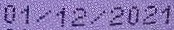
#> input picture images/img_00010.jpg, 174 x 30 px; its folder holds only this picture in this run
$ jupyter execute character-segmentation-2.ipynb
#> lines starting #> are read from the running program, lines starting #| are printed output that depends on the picture; after the words box and inside, x2 and y2 are one past the last pixel; in counts of white or black regions, pixels touching at a corner belong together
[cell 1]
import cv2
import os
import random
import numpy as np
import pytesseract
from matplotlib import pyplot as plt

[cell 2]
DATASET_PATH = r'./images/'
TARGET_WIDTH = 320
TARGET_HEIGHT = 80
PADDING = 5

PYTESSERACT_CONFIG = '--psm 10 -c tessedit_char_whitelist=0123456789'
pytesseract.pytesseract.tesseract_cmd = r'C:\Program Files\Tesseract-OCR\tesseract.exe'

[cell 3]
def preprocess_image(image):
    original_image = cv2.resize(image, (TARGET_WIDTH, TARGET_HEIGHT))
    image = cv2.cvtColor(original_image, cv2.COLOR_BGR2GRAY)

    _, th3 = cv2.threshold(image, 0, 255, cv2.THRESH_BINARY + cv2.THRESH_OTSU)
    image = cv2.bitwise_not(th3)


    image = cv2.dilate(image, np.ones((1, 1), np.uint8), iterations=1)

    return image, original_image

[cell 4]
def validate_character(character):
    character = character.strip()
    return character == '' or character == ' ' or character == None or len(character) > 1

[cell 5]
def show_images(image_data):
    num_images = len(image_data)
    num_cols = 3
    num_rows = int(np.ceil(num_images / num_cols)) * 2

    plt.figure(figsize=(15, 5 * (num_rows // 2)))

    for i, (image, result_image) in enumerate(image_data):
        row_position = i // num_cols
        col_position = i % num_cols

        plt.subplot(num_rows, num_cols, row_position * num_cols * 2 + col_position + 1)
        plt.imshow(image, cmap='gray')
        plt.axis('off')  # Hide the axes

        plt.subplot(num_rows, num_cols, (row_position * num_cols * 2 + col_position + 1) + num_cols)
        plt.imshow(result_image, cmap='gray')
        plt.axis('off')

    plt.tight_layout()
    plt.show()

[cell 6]
def segment_image(image, original_image=None, image_name='', type='write'):
    contours, hierarchy = cv2.findContours(image, cv2.RETR_TREE, cv2.CHAIN_APPROX_NONE)

    for idx, contour in enumerate(contours):
        (x, y, w, h) = cv2.boundingRect(contour)

        if hierarchy[0][idx][3] == -1:

            if w < 30 and h < 30:
                continue

            start_x = np.max([0, x - PADDING])
            start_y = np.max([0, y - PADDING])

            end_x = np.min([TARGET_WIDTH, x + w + PADDING])
            end_y = np.min([TARGET_HEIGHT, y + h + PADDING])

            if type == 'write':
                character = pytesseract.image_to_string(
                    image[start_y:end_y, start_x:end_x],
                    config=PYTESSERACT_CONFIG
                ).strip()

                if validate_character(character):
                    continue

                name = f'{character.strip()}-{image_name.split(".")[0]}-{idx}.png'

                cv2.imwrite(f'./characters/{name}', original_image[start_y:end_y, start_x:end_x])
            elif type == 'label':
                cv2.rectangle(original_image, (start_x, start_y), (end_x, end_y), (0, 255, 0), 2)
    return original_image

[cell 7]
images = os.listdir(DATASET_PATH)

random.shuffle(images)

image_data = []
for image_name in images[:10]:
    image_path = os.path.join(DATASET_PATH, image_name)

    original_image = cv2.imread(image_path)
#> original_image is the input picture: shape (30, 174, 3); mean B, G, R 181.5, 120.1, 139.9

    image, original_image = preprocess_image(original_image)
#> in preprocess_image, `original_image = cv2.resize(image, (TARGET_WIDTH, TARGET_HEIGHT))`:
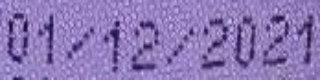
#> original_image: shape (80, 320, 3); mean B, G, R 181.4, 120, 139.8
#> in preprocess_image, `image = cv2.cvtColor(original_image, cv2.COLOR_BGR2GRAY)`:
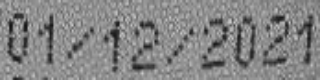
#> image: shape (80, 320); min 20, max 201, mean 132.9
#> in preprocess_image, `_, th3 = cv2.threshold(image, 0, 255, cv2.THRESH_BINARY + cv2.THRESH_O..`:
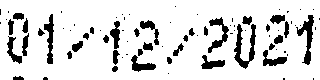
#> th3: shape (80, 320); 85.8% white; 83 black regions (46 under 20 px), largest, box (x1, y1, x2, y2) and area: (234, 24, 256, 69) 401, (296, 15, 314, 65) 335, (208, 17, 229, 53) 261
#> in preprocess_image, `image = cv2.bitwise_not(th3)`: image: shape (80, 320); 14.2% white; 83 white regions (46 under 20 px)

    labeled_image = segment_image(image, original_image, image_name, type='label')
#> in segment_image, `contours, hierarchy = cv2.findContours(image, cv2.RETR_TREE, cv2.CHAIN..`: contours = 83 contours, 51 with area under 20; largest, box (x1, y1, x2, y2) and area: (234, 24, 256, 69) 312, (296, 15, 314, 65) 267, (208, 17, 229, 53) 204, (44, 14, 54, 64) 196, (131, 55, 156, 72) 158
#> the loop in segment_image, `for idx, contour in enumerate(contours):` made 83 passes
#> (x, y, w, h, start_x, start_y, end_x, end_y) on passes 52, 65, 69, 74: (234, 24, 22, 45, 229, 19, 261, 74), (208, 17, 21, 36, 203, 12, 234, 58), (296, 15, 18, 50, 291, 10, 319, 70), (44, 14, 10, 50, 39, 9, 59, 69)
#> (x, y, w, h) on passes 3 to 8: (43, 77, 5, 3), (13, 76, 11, 4), (168, 73, 1, 1), (112, 66, 6, 6), (167, 57, 5, 7), (122, 57, 1, 1)
#> after the loop in segment_image, `for idx, contour in enumerate(contours):`:
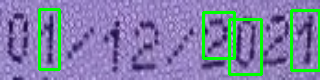
#> original_image: shape (80, 320, 3); 7.41% of pixels changed, all inside (x1, y1, x2, y2) = (38, 8, 320, 76)


    image_data.append((image, labeled_image))

show_images(image_data)
#> in show_images, `num_images = len(image_data)`: num_images = 1
#> in show_images, `num_rows = int(np.ceil(num_images / num_cols)) * 2`: num_rows = 2
#> the loop in show_images, `for i, (image, result_image) in enumerate(image_data):` made 1 pass
#> (row_position, col_position) on pass 1: (0, 0)

[cell 8]
images = os.listdir(DATASET_PATH)

image_count = len(images)


for data_count, image_name in enumerate(images):
    image_path = os.path.join(DATASET_PATH, image_name)

    original_image = cv2.imread(image_path)

    image, original_image = preprocess_image(original_image)

    segment_image(image, original_image, image_name, type='write')
#> the loop in segment_image, `for idx, contour in enumerate(contours):` made 52 passes
#> (x, y, w, h) on passes 3, 4, 5, 6, 7, 8, 9, 10, 14, 15, 16, 17: (43, 77, 5, 3), (13, 76, 11, 4), (168, 73, 1, 1), (112, 66, 6, 6), (167, 57, 5, 7), (122, 57, 1, 1), (201, 55, 24, 14), (131, 55, 25, 17), (67, 51, 5, 8), (263, 50, 24, 16), (113, 50, 7, 15), (276, 49, 1, 1)
#> (the call stopped at in segment_image, `character = pytesseract.image_to_string( image[start_y:end_y, start_x:..`: pytesseract is not available in this run)

$ run again, on images/img_00030.jpg
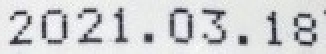
#> input picture images/img_00030.jpg, 163 x 27 px (shown 2 times larger)
#> original_image is the input picture: shape (27, 163, 3); mean B, G, R 210.9, 209.2, 207.9
#> th3: shape (80, 320); 83.8% white; 15 black regions (1 under 20 px), largest, box (x1, y1, x2, y2) and area: (288, 19, 311, 69) 611, (166, 11, 189, 65) 591, (198, 13, 222, 66) 477
#> contours = 18 contours, 1 with area under 20; largest, box (x1, y1, x2, y2) and area: (166, 11, 189, 65) 969, (288, 19, 311, 69) 848, (170, 19, 186, 58) 488, (198, 13, 222, 66) 397, (262, 17, 277, 68) 291
#> the loop in segment_image, `for idx, contour in enumerate(contours):` made 18 passes
#> (x, y, w, h, start_x, start_y, end_x, end_y) on passes 4, 5, 6, 7, 10, 13, 14, 16: (9, 23, 23, 43, 4, 18, 37, 71), (47, 21, 19, 45, 42, 16, 71, 71), (77, 20, 24, 44, 72, 15, 106, 69), (288, 19, 23, 50, 283, 14, 316, 74), (262, 17, 15, 51, 257, 12, 282, 73), (41, 14, 20, 43, 36, 9, 66, 62), (198, 13, 24, 53, 193, 8, 227, 71), (166, 11, 23, 54, 161, 6, 194, 70)
#> after the loop in segment_image, `for idx, contour in enumerate(contours):`:
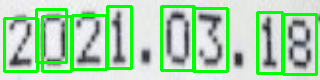
#> original_image: shape (80, 320, 3); mean B, G, R 174.5, 214.4, 171.9
#> num_images = 1
#> num_rows = 2
#> the loop in show_images, `for i, (image, result_image) in enumerate(image_data):` made 1 pass
#> (row_position, col_position) on pass 1: (0, 0)
#> in show_images, `plt.show()`:
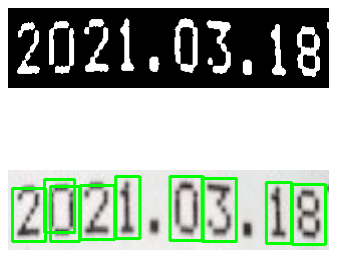
#> figure drawn by matplotlib, 2 panels; B, G, R data is drawn as R, G, B
#> the loop in segment_image, `for idx, contour in enumerate(contours):` made 4 passes

$ run again, on images/img_00043.jpg
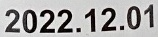
#> input picture images/img_00043.jpg, 158 x 37 px
#> original_image is the input picture: shape (37, 158, 3); mean B, G, R 169.3, 170, 171.5
#> th3: shape (80, 320); 76.7% white; 10 black regions, largest, box (x1, y1, x2, y2) and area: (46, 21, 75, 72) 876, (81, 21, 111, 71) 820, (117, 20, 147, 71) 819
#> contours = 12 contours; largest, box (x1, y1, x2, y2) and area: (46, 21, 75, 72) 1160, (257, 13, 285, 64) 1092, (81, 21, 111, 71) 728, (117, 20, 147, 71) 726, (206, 17, 235, 67) 699
#> the loop in segment_image, `for idx, contour in enumerate(contours):` made 12 passes
#> (x, y, w, h, start_x, start_y, end_x, end_y) on passes 3, 4, 6, 7, 8, 9, 10, 12: (81, 21, 30, 50, 76, 16, 116, 76), (46, 21, 29, 51, 41, 16, 80, 77), (11, 21, 29, 49, 6, 16, 45, 75), (117, 20, 30, 51, 112, 15, 152, 76), (172, 19, 21, 50, 167, 14, 198, 74), (206, 17, 29, 50, 201, 12, 240, 72), (257, 13, 28, 51, 252, 8, 290, 69), (292, 10, 19, 49, 287, 5, 316, 64)
#> after the loop in segment_image, `for idx, contour in enumerate(contours):`:
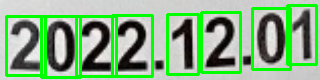
#> original_image: shape (80, 320, 3); mean B, G, R 132.2, 177.7, 134.1
#> num_images = 1
#> num_rows = 2
#> the loop in show_images, `for i, (image, result_image) in enumerate(image_data):` made 1 pass
#> (row_position, col_position) on pass 1: (0, 0)
#> in show_images, `plt.show()`:
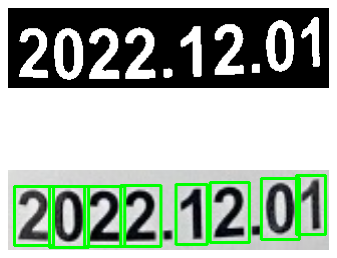
#> figure drawn by matplotlib, 2 panels; B, G, R data is drawn as R, G, B
#> the loop in segment_image, `for idx, contour in enumerate(contours):` made 3 passes

$ run again, on images/img_00051.jpg
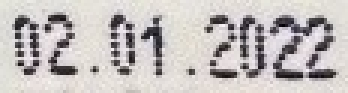
#> input picture images/img_00051.jpg, 116 x 31 px (shown 3 times larger)
#> original_image is the input picture: shape (31, 116, 3); mean B, G, R 187.7, 189.2, 194.1
#> th3: shape (80, 320); 79.8% white; 26 black regions, largest, box (x1, y1, x2, y2) and area: (248, 13, 306, 31) 553, (251, 30, 280, 69) 490, (129, 14, 150, 65) 449
#> contours = 26 contours; largest, box (x1, y1, x2, y2) and area: (248, 13, 306, 31) 478, (251, 30, 280, 69) 422, (129, 14, 150, 65) 386, (12, 13, 37, 50) 336, (221, 21, 245, 67) 328
#> the loop in segment_image, `for idx, contour in enumerate(contours):` made 26 passes
#> (x, y, w, h, start_x, start_y, end_x, end_y) on passes 15, 16, 19, 20, 21, 22, 24, 25: (281, 30, 26, 30, 276, 25, 312, 65), (251, 30, 29, 39, 246, 25, 285, 74), (221, 21, 24, 46, 216, 16, 250, 72), (129, 14, 21, 51, 124, 9, 155, 70), (248, 13, 58, 18, 243, 8, 311, 36), (220, 13, 15, 37, 215, 8, 240, 55), (12, 13, 25, 37, 7, 8, 42, 55), (101, 12, 23, 30, 96, 7, 129, 47)
#> after the loop in segment_image, `for idx, contour in enumerate(contours):`:
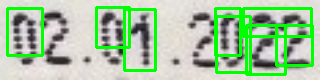
#> original_image: shape (80, 320, 3); mean B, G, R 159.9, 198.5, 165.6
#> num_images = 1
#> num_rows = 2
#> the loop in show_images, `for i, (image, result_image) in enumerate(image_data):` made 1 pass
#> (row_position, col_position) on pass 1: (0, 0)
#> in show_images, `plt.show()`:
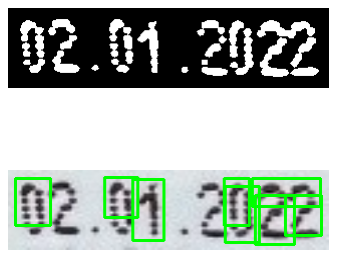
#> figure drawn by matplotlib, 2 panels; B, G, R data is drawn as R, G, B
#> the loop in segment_image, `for idx, contour in enumerate(contours):` made 15 passes

$ run again, on images/img_00019.jpg
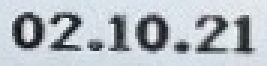
#> input picture images/img_00019.jpg, 89 x 22 px (shown 3 times larger)
#> original_image is the input picture: shape (22, 89, 3); mean B, G, R 193.8, 187.3, 180.6
#> th3: shape (80, 320); 77.3% white; 8 black regions, largest, box (x1, y1, x2, y2) and area: (162, 17, 202, 63) 1172, (14, 15, 54, 60) 1132, (60, 15, 98, 62) 911
#> contours = 10 contours; largest, box (x1, y1, x2, y2) and area: (162, 17, 202, 63) 1370, (14, 15, 54, 60) 1351, (60, 15, 98, 62) 814, (235, 19, 274, 64) 778, (131, 18, 156, 62) 616
#> the loop in segment_image, `for idx, contour in enumerate(contours):` made 10 passes
#> (x, y, w, h, start_x, start_y, end_x, end_y) on passes 3, 4, 5, 6, 8, 9: (281, 19, 23, 46, 276, 14, 309, 70), (235, 19, 39, 45, 230, 14, 279, 69), (131, 18, 25, 44, 126, 13, 161, 67), (162, 17, 40, 46, 157, 12, 207, 68), (60, 15, 38, 47, 55, 10, 103, 67), (14, 15, 40, 45, 9, 10, 59, 65)
#> num_images = 1
#> num_rows = 2
#> the loop in show_images, `for i, (image, result_image) in enumerate(image_data):` made 1 pass
#> (row_position, col_position) on pass 1: (0, 0)
#> in show_images, `plt.show()`:
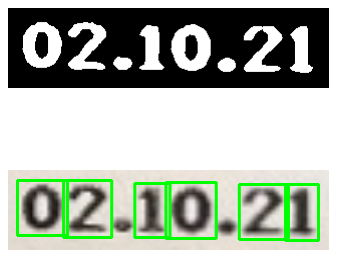
#> figure drawn by matplotlib, 2 panels; B, G, R data is drawn as R, G, B
#> the loop in segment_image, `for idx, contour in enumerate(contours):` made 3 passes
